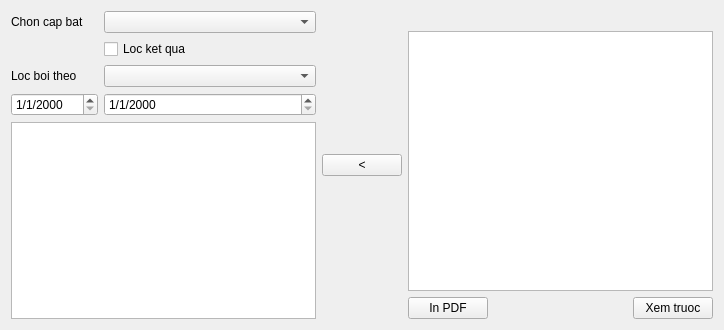
<?xml version="1.0" encoding="UTF-8"?>
<ui version="4.0">
 <class>ReportTCTRE</class>
 <widget class="QWidget" name="ReportTCTRE">
  <property name="geometry">
   <rect>
    <x>0</x>
    <y>0</y>
    <width>724</width>
    <height>330</height>
   </rect>
  </property>
  <property name="windowTitle">
   <string>Báo cáo két quả tiêm chủng cho trẻ em</string>
  </property>
  <property name="whatsThis">
   <string>Báo cáo kết quả tiêm chủng cho trẻ em các bệnh như sởi, viêm nảo nhật bản</string>
  </property>
  <layout class="QHBoxLayout" name="horizontalLayout_2">
   <item>
    <layout class="QVBoxLayout" name="verticalLayout">
     <item>
      <layout class="QFormLayout" name="formLayout">
       <item row="0" column="0">
        <widget class="QLabel" name="label">
         <property name="text">
          <string>Chon cap bat</string>
         </property>
        </widget>
       </item>
       <item row="0" column="1">
        <widget class="QComboBox" name="comboBox"/>
       </item>
       <item row="2" column="0">
        <widget class="QLabel" name="label_2">
         <property name="text">
          <string>Loc boi theo</string>
         </property>
        </widget>
       </item>
       <item row="2" column="1">
        <widget class="QComboBox" name="comboBox_2"/>
       </item>
       <item row="1" column="1">
        <widget class="QCheckBox" name="checkBox">
         <property name="text">
          <string>Loc ket qua</string>
         </property>
        </widget>
       </item>
       <item row="3" column="0">
        <widget class="QDateEdit" name="dateEdit">
         <property name="displayFormat">
          <string>d/M/yyyy</string>
         </property>
        </widget>
       </item>
       <item row="3" column="1">
        <widget class="QDateEdit" name="dateEdit_2">
         <property name="currentSection">
          <enum>QDateTimeEdit::DaySection</enum>
         </property>
         <property name="displayFormat">
          <string>M/d/yyyy</string>
         </property>
        </widget>
       </item>
      </layout>
     </item>
     <item>
      <widget class="QListView" name="listView__diaphuong"/>
     </item>
    </layout>
   </item>
   <item>
    <widget class="QPushButton" name="pushButton">
     <property name="text">
      <string>&lt;</string>
     </property>
    </widget>
   </item>
   <item>
    <layout class="QVBoxLayout" name="verticalLayout_3">
     <item>
      <layout class="QVBoxLayout" name="verticalLayout_2">
       <item>
        <spacer name="horizontalSpacer">
         <property name="orientation">
          <enum>Qt::Horizontal</enum>
         </property>
         <property name="sizeHint" stdset="0">
          <size>
           <width>40</width>
           <height>20</height>
          </size>
         </property>
        </spacer>
       </item>
       <item>
        <widget class="QListView" name="listView_dsdiaphuongDChon"/>
       </item>
      </layout>
     </item>
     <item>
      <layout class="QHBoxLayout" name="horizontalLayout">
       <item>
        <widget class="QPushButton" name="pushButton_3">
         <property name="text">
          <string>In PDF</string>
         </property>
        </widget>
       </item>
       <item>
        <spacer name="horizontalSpacer_2">
         <property name="orientation">
          <enum>Qt::Horizontal</enum>
         </property>
         <property name="sizeHint" stdset="0">
          <size>
           <width>40</width>
           <height>20</height>
          </size>
         </property>
        </spacer>
       </item>
       <item>
        <widget class="QPushButton" name="pushButton_2">
         <property name="text">
          <string>Xem truoc</string>
         </property>
        </widget>
       </item>
      </layout>
     </item>
    </layout>
   </item>
  </layout>
 </widget>
 <resources/>
 <connections/>
</ui>
